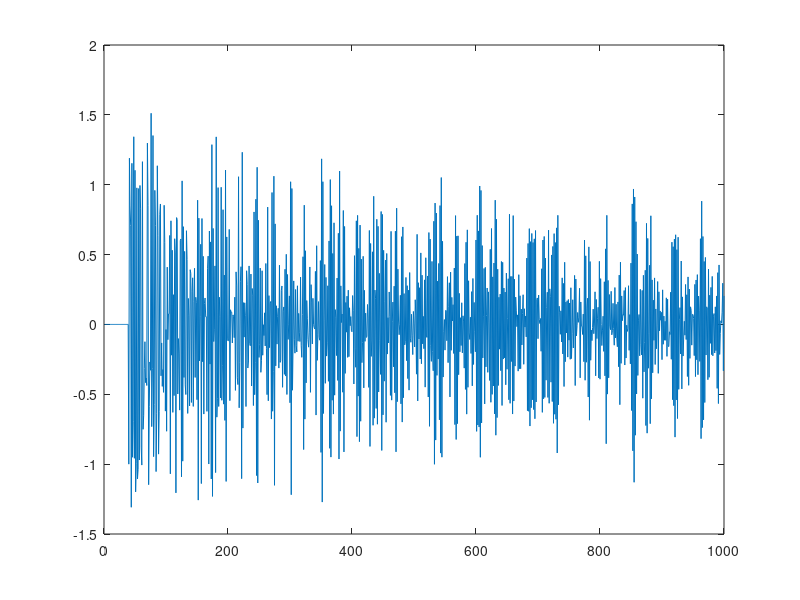

Here is the MATLAB script that generated this plot:
clc; clear;
% Initialization of constants
L = 4;
M = 20;
N = 1000;
mu = .01;
SNR = 35;
filter_delay = 5;
w = linspace(-pi,pi,N);

% Initialization of all relevant signals
s = randi([0,1],1,N)*2-1;
h = [0.3,1,0.7,0.3,0.2];
x = zeros(1,N); y = zeros(1,N); error = zeros(1,N);
h_filter = zeros(1, M+1);
% h_filter(M/2)=1;

% Determine output sequence x[n] for input into FIR adaptive equalizer by
% performing the convolution of s and h.
for n = 1:N
    channel_output = 0;
    for m = 1:L+1
        if (n-m >= 1)
            channel_output = channel_output + s(n-m)*h(m);
        end
    end
    x(n) = channel_output;
end

x = awgn(x,SNR);


% Determine output sequence y[n] for output of FIR adaptive equalizer
for n = 40:N
    for m = 1:M+1
            y(n) = y(n) + x(n-m+1)*h_filter(m);
    end
    
    error(n) = s(n-filter_delay) - y(n);
    
    for m=1:M+1
        h_filter(m) = h_filter(m) + mu*error(n)*x(n-m+1);
    end
end


plot(error)


